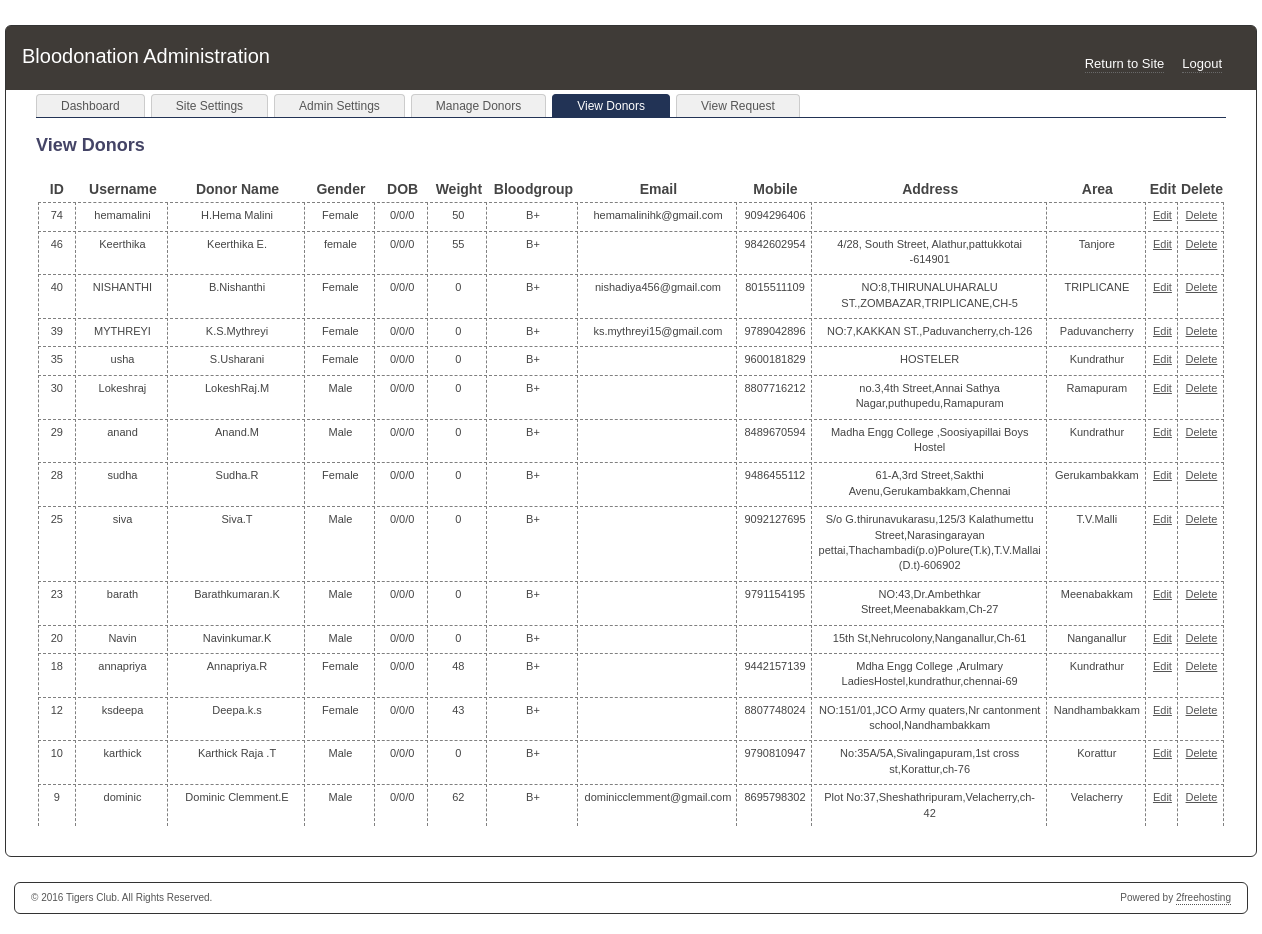
The page /admin/count_view.php?bloodgroup=B+ (signed in) on the database its author committed.
### tables this page shows
CREATE TABLE IF NOT EXISTS `settings` (
  `setting` varchar(255) NOT NULL,
  `value` text NOT NULL,
  PRIMARY KEY (`setting`)
);

CREATE TABLE IF NOT EXISTS `donor` (
  `id` int(10) unsigned NOT NULL AUTO_INCREMENT,
  `date` timestamp NOT NULL DEFAULT CURRENT_TIMESTAMP,
  `username` varchar(15) NOT NULL,
  `password` varchar(100) NOT NULL,
  `fullname` varchar(25) NOT NULL,
  `gender` varchar(6) NOT NULL DEFAULT '',
  `day` int(2) NOT NULL,
  `month` int(2) NOT NULL,
  `year` int(4) NOT NULL,
  `weight` int(3) NOT NULL,
  `bloodgroup` varchar(5) NOT NULL,
  `email` varchar(25) NOT NULL,
  `mobile` varchar(113) NOT NULL,
  `address` varchar(250) NOT NULL,
  `city` varchar(25) NOT NULL,
  `bio` varchar(250) NOT NULL,
  PRIMARY KEY (`id`),
  UNIQUE KEY `username` (`username`)
);

### utils/config.php (called while the page is built, shortened)
<?php
$table_prefix = "";
?>

### utils/functions.php (called while the page is built, shortened)
<?php
$conn = mysqli_connect($host, $username, $password, $db_name);
$site_copyright = get_config('site_copyright');
function get_config($setting_name) {
	global $table_prefix;
	global $conn;
	$setting_name = mysqli_real_escape_string($conn, $setting_name);
	$setting_query = mysqli_query($conn,"SELECT `value` FROM `" . $table_prefix . "settings` WHERE `setting` = '" .$setting_name. "'");
	while($row = mysqli_fetch_array($setting_query)) {
	return $row[0];
	}
}
function prevent_sql($data) {
   $data = trim($data);
   $data = stripslashes($data);
   $data = htmlspecialchars($data);
   return $data;
}
?>

### admin/count_view.php (the view, shortened to what this page needs)
<?php
include '../utils/config.php';
include("../utils/functions.php");
	if(isset($_REQUEST["bloodgroup"]))
	{
	$req = prevent_sql($_REQUEST["bloodgroup"]);
	}
	else
	{
		$req = "";
	}
	if(isset($_REQUEST["area"]))
	{
    $req2 = prevent_sql($_REQUEST["area"]);
	}
	else
	{
		$req2 = "";
	}
$files_limit = 15;
if(isset($_GET["page"]))
{
	$page = $_GET["page"];
}
else
{
	$page = 1;
};
if($page){
  $start = ($page - 1) * $files_limit;
}else{
  $start = 0;
}
	if($req!="" && $req2!="")
	$files_result = mysqli_query($conn,"SELECT * FROM donor WHERE bloodgroup='$req' AND city='$req2' ORDER BY id DESC LIMIT $start, $files_limit");
	else if($req=="" && $req2!="")
	$files_result = mysqli_query($conn,"SELECT * FROM donor WHERE city='$req2' ORDER BY id DESC LIMIT $start, $files_limit");
	else if($req!="" && $req2=="")
	$files_result = mysqli_query($conn,"SELECT * FROM donor WHERE bloodgroup='$req' ORDER BY id DESC LIMIT $start, $files_limit");
	else if($req=="" || $req2=="")
	{
	if((isset($req)) && (isset($req2)))
	$files_result = mysqli_query($conn,"SELECT * FROM donor ORDER BY id DESC LIMIT $start, $files_limit");
	}
include("./admin_header.php");
?>
  <div id="content">
    <ul id="topTabs">
      <li><a href="./index.php">Dashboard</a></li>
      <li><a href="./site_settings.php">Site Settings</a></li>
      <li><a href="./admin_settings.php">Admin Settings</a></li>
      <li><a href="./manage_donors.php">Manage Donors</a></li>
      <li class="selected"><a href="./count_view.php">View Donors</a></li>
	  <li><a href="./count_rqst.php">View Request</a></li>
    </ul>
    <h2>View Donors</h2>
    <table width="100%" border="0" class="files">
      <tr>
        <td width="8%" align="center"><b>ID</b></td>
        <td width="15%" align="center"><b>Username</b></td>
        <td width="25%" align="center"><b>Donor Name</b></td>
        <td width="12%" align="center"><b>Gender</td>
        <td width="10%" align="center"><b>DOB</b></td>
        <td width="8%" align="center"><b>Weight</b></td>
		<td width="10%" align="center"><b>Bloodgroup</b></td>
		<td width="30%" align="center"><b>Email</b></td>
		<td width="15%" align="center"><b>Mobile</b></td>
		<td width="15%" align="center"><b>Address</b></td>
		<td width="15%" align="center"><b>Area</b></td>
		<td width="15%" align="center"><b>Edit</b></td>
		<td width="15%" align="center"><b>Delete</b></td>
      </tr>
<?php while($files_row = mysqli_fetch_array($files_result)) { ?>
      <tr class="file">
        <td align="center" valign="top" style="border-left: 1px dashed grey; border-top: 1px dashed grey; border-right: 1px dashed grey; padding: 5px 5px 5px 5px;"><?php print($files_row['id']); ?></td>
		<td align="center" valign="top" style="border-top: 1px dashed grey; border-right: 1px dashed grey; padding: 5px 5px 5px 5px;"><?php print($files_row['username']); ?></td>
		<td align="center" valign="top" style="border-top: 1px dashed grey; border-right: 1px dashed grey; padding: 5px 5px 5px 5px;"><?php print($files_row['fullname']); ?></td>
		<td align="center" valign="top" style="border-top: 1px dashed grey; border-right: 1px dashed grey; padding: 5px 5px 5px 5px;"><?php print($files_row['gender']); ?></td>
		<td align="center" valign="top" style="border-top: 1px dashed grey; border-right: 1px dashed grey; padding: 5px 5px 5px 5px;"><?php print($files_row['day'].'/'.$files_row['month'].'/'.$files_row['year']); ?></td>
		<td align="center" valign="top" style="border-top: 1px dashed grey; border-right: 1px dashed grey; padding: 5px 5px 5px 5px;"><?php print($files_row['weight']); ?></td>
		<td align="center" valign="top" style="border-top: 1px dashed grey; border-right: 1px dashed grey; padding: 5px 5px 5px 5px;"><?php print($files_row['bloodgroup']); ?></td>
		<td align="center" valign="top" style="border-top: 1px dashed grey; border-right: 1px dashed grey; padding: 5px 5px 5px 5px;"><?php print($files_row['email']); ?></td>
		<td align="center" valign="top" style="border-top: 1px dashed grey; border-right: 1px dashed grey; padding: 5px 5px 5px 5px;"><?php print($files_row['mobile']); ?></td>
		<td align="center" valign="top" style="border-top: 1px dashed grey; border-right: 1px dashed grey; padding: 5px 5px 5px 5px;"><?php print($files_row['address']); ?></td>
		<td align="center" valign="top" style="border-top: 1px dashed grey; border-right: 1px dashed grey; padding: 5px 5px 5px 5px;"><?php print($files_row['city']); ?></td>
		<td align="center" valign="top" style="border-top: 1px dashed grey; border-right: 1px dashed grey; padding: 5px 5px 5px 5px;"><?php print('<a href="edit_donor.php?id='.$files_row['id'].'">Edit</a>'); ?></td>
		<td align="center" valign="top" style="border-top: 1px dashed grey; border-right: 1px dashed grey; padding: 5px 5px 5px 5px;"><?php print('<a href="delete_donor.php?id='.$files_row['id'].'">Delete</a>'); ?></td>
	  </tr>
<?php } ?>
    </table>
	</div>
<?php
include("./admin_footer.php");
?>

### admin/admin_header.php (shortened to what this page needs)
<!DOCTYPE html PUBLIC "-//W3C//DTD XHTML 1.0 Transitional//EN" "http://www.w3.org/TR/xhtml1/DTD/xhtml1-transitional.dtd">
<html xmlns="http://www.w3.org/1999/xhtml">
<head>
<link type="text/css" href="./stylesheet.css" rel="stylesheet" />
</head>
<body>
<div id="wrapper">
  <div id="header">
    <div id="logo">
      <a href="./index.php"><?php print ucwords(get_config('site_name')); ?> Administration</a>
    </div>
    <ul id="headernav">
<?php
if(isset($_SESSION['adminsession'])){
?>
      <li><a href="./logout.php">Logout</a></li>
<?php
}
?>
      <li><a href="../">Return to Site</a></li>
    </ul>
  </div>

### admin/admin_footer.php (shortened to what this page needs)
</div>
<div id="footer">
  <ul id="footernav">
    <li>Powered by <a href="http://www.2freehosting.com">2freehosting</a></li>
  </ul>
  &copy; <?php print date('Y'); print ' '.$site_copyright;?>. All Rights Reserved.
</div>
</body>
</html>

### admin/stylesheet.css (style rules this page uses)
body { color:#444; font-family:Verdana, Helvetica, Arial, sans-serif; font-size:14px; line-height:1.4; margin:0; padding:0; }
h2 { color:#446; font-size:18px; margin-bottom:18px; }
a,a:visited { color:#555; }
ul,ol { margin-bottom:18px; }
#wrapper { -moz-border-radius:6px; -webkit-border-radius:6px; background-color:#fff; border:solid 1px #333; border-radius:6px; margin:25px auto; padding:0; width:1250px; }
#header { -moz-border-radius-topleft:4px; -moz-border-radius-topright:4px; -webkit-border-top-left-radius:4px; -webkit-border-top-right-radius:4px; background-color:#3f3b37; border-top-left-radius:4px; border-top-right-radius:4px; padding:16px; }
#logo { float:left; }
#logo a { color: white; text-decoration: none; font-size: 20px; }
#headernav { float:right; margin:12px 0 0; }
#headernav li { float:right; list-style-type:none; margin:0 18px 0 0; padding:0; }
#headernav li a { border-bottom:1px dotted #696969; color:#fff; font-size:13px; padding-bottom:1px; text-decoration:none; }
#content { padding:0 30px 10px; }
table.files tr.file { font-size: 11px; }
#footer { -moz-border-radius:6px; -webkit-border-radius:6px; background-color:#fff; border:solid 1px #333; border-radius:6px; color:#555; font-size:10px; margin:0 auto 20px; padding:8px 16px; width:1200px; }
#footer a,#footer a:visited { color:#555; text-decoration:none; }
#footernav { float:right; margin:0; width:400px; }
#footernav li { float:right; list-style-type:none; margin:0 0 0 18px; padding:0; }
#footernav li a { border-bottom:1px dotted #555; color:#555; padding-bottom:1px; text-decoration:none; }
#topTabs { border-bottom:solid 1px #235; float:left; margin:4px 0 0; padding:0; width:100%; }
#topTabs li { -moz-border-radius-topleft:4px; -moz-border-radius-topright:4px; -webkit-border-top-left-radius:4px; -webkit-border-top-right-radius:4px; background-color:#f0f0f0; border:solid 1px #ccc; border-bottom:0; border-top-left-radius:4px; border-top-right-radius:4px; float:left; list-style-type:none; margin:0 6px 0 0; padding:0; }
#topTabs li a { color:#555; display:block; font-size:12px; padding:3px 24px; text-decoration:none; }
#topTabs li.selected,#topTabs li:hover { background-color:#235; border:solid 1px #235; border-bottom:0; }
#topTabs li.selected a,#topTabs li:hover a { color:#fff; }

### rows shown on the page
settings: value "Bloodonation"
donor: id "74", username "hemamalini", fullname "H.Hema Malini", gender "Female", day "0", month "0", year "0", weight "50", bloodgroup "B+", email "hemamalinihk@gmail.com", mobile "9094296406"
donor: id "46", username "Keerthika", fullname "Keerthika E.", gender "female", day "0", month "0", year "0", weight "55", bloodgroup "B+", mobile "9842602954", address "4/28, South Street, Alathur,pattukkotai -614901", city "Tanjore"
donor: id "40", username "NISHANTHI", fullname "B.Nishanthi", gender "Female", day "0", month "0", year "0", weight "0", bloodgroup "B+", email "nishadiya456@gmail.com", mobile "8015511109", address "NO:8,THIRUNALUHARALU ST.,ZOMBAZAR,TRIPLICANE,CH-5", city "TRIPLICANE"
donor: id "39", username "MYTHREYI", fullname "K.S.Mythreyi", gender "Female", day "0", month "0", year "0", weight "0", bloodgroup "B+", email "ks.mythreyi15@gmail.com", mobile "9789042896", address "NO:7,KAKKAN ST.,Paduvancherry,ch-126", city "Paduvancherry"
donor: id "35", username "usha", fullname "S.Usharani", gender "Female", day "0", month "0", year "0", weight "0", bloodgroup "B+", mobile "9600181829", address "HOSTELER", city "Kundrathur"
donor: id "30", username "Lokeshraj", fullname "LokeshRaj.M", gender "Male", day "0", month "0", year "0", weight "0", bloodgroup "B+", mobile "8807716212", address "no.3,4th Street,Annai Sathya Nagar,puthupedu,Ramapuram", city "Ramapuram"
donor: id "29", username "anand", fullname "Anand.M", gender "Male", day "0", month "0", year "0", weight "0", bloodgroup "B+", mobile "8489670594", address "Madha Engg College ,Soosiyapillai Boys Hostel", city "Kundrathur"
donor: id "28", username "sudha", fullname "Sudha.R", gender "Female", day "0", month "0", year "0", weight "0", bloodgroup "B+", mobile "9486455112", address "61-A,3rd Street,Sakthi Avenu,Gerukambakkam,Chennai", city "Gerukambakkam"
donor: id "25", username "siva", fullname "Siva.T", gender "Male", day "0", month "0", year "0", weight "0", bloodgroup "B+", mobile "9092127695", address "S/o G.thirunavukarasu,125/3 Kalathumettu Street,Narasingarayan pettai,Thachambadi(p.o)Polure(T.k),T.V.Mallai (D.t)-606902", city "T.V.Malli"
donor: id "23", username "barath", fullname "Barathkumaran.K", gender "Male", day "0", month "0", year "0", weight "0", bloodgroup "B+", mobile "9791154195", address "NO:43,Dr.Ambethkar Street,Meenabakkam,Ch-27", city "Meenabakkam"
donor: id "20", username "Navin", fullname "Navinkumar.K", gender "Male", day "0", month "0", year "0", weight "0", bloodgroup "B+", address "15th St,Nehrucolony,Nanganallur,Ch-61", city "Nanganallur"
donor: id "18", username "annapriya", fullname "Annapriya.R", gender "Female", day "0", month "0", year "0", weight "48", bloodgroup "B+", mobile "9442157139", address "Mdha Engg College ,Arulmary LadiesHostel,kundrathur,chennai-69", city "Kundrathur"
donor: id "12", username "ksdeepa", fullname "Deepa.k.s", gender "Female", day "0", month "0", year "0", weight "43", bloodgroup "B+", mobile "8807748024", address "NO:151/01,JCO Army quaters,Nr cantonment school,Nandhambakkam", city "Nandhambakkam"
donor: id "10", username "karthick", fullname "Karthick Raja .T", gender "Male", day "0", month "0", year "0", weight "0", bloodgroup "B+", mobile "9790810947", address "No:35A/5A,Sivalingapuram,1st cross st,Korattur,ch-76", city "Korattur"
donor: id "9", username "dominic", fullname "Dominic Clemment.E", gender "Male", day "0", month "0", year "0", weight "62", bloodgroup "B+", email "dominicclemment@gmail.com", mobile "8695798302", address "Plot No:37,Sheshathripuram,Velacherry,ch-42", city "Velacherry"
settings: value "Tigers Club"
